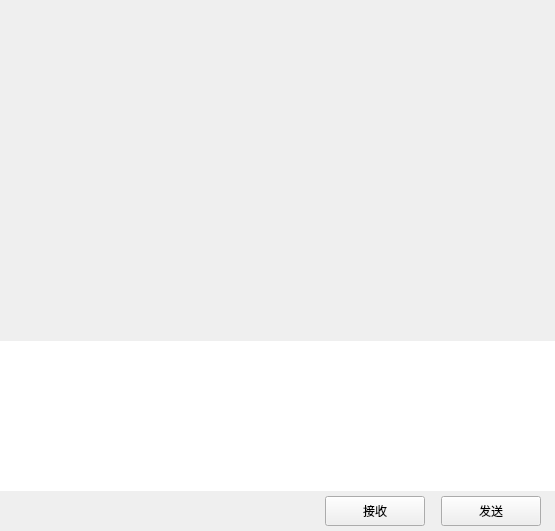
<?xml version="1.0" encoding="UTF-8"?>
<ui version="4.0">
 <class>ChatPage</class>
 <widget class="QWidget" name="ChatPage">
  <property name="geometry">
   <rect>
    <x>0</x>
    <y>0</y>
    <width>555</width>
    <height>531</height>
   </rect>
  </property>
  <property name="windowTitle">
   <string>Form</string>
  </property>
  <layout class="QVBoxLayout" name="verticalLayout">
   <property name="spacing">
    <number>0</number>
   </property>
   <property name="leftMargin">
    <number>0</number>
   </property>
   <property name="topMargin">
    <number>0</number>
   </property>
   <property name="rightMargin">
    <number>0</number>
   </property>
   <property name="bottomMargin">
    <number>0</number>
   </property>
   <item>
    <widget class="QWidget" name="chat_data_wid" native="true">
     <property name="sizePolicy">
      <sizepolicy hsizetype="Expanding" vsizetype="Expanding">
       <horstretch>0</horstretch>
       <verstretch>0</verstretch>
      </sizepolicy>
     </property>
     <layout class="QVBoxLayout" name="verticalLayout_2">
      <property name="spacing">
       <number>0</number>
      </property>
      <property name="leftMargin">
       <number>0</number>
      </property>
      <property name="topMargin">
       <number>0</number>
      </property>
      <property name="rightMargin">
       <number>0</number>
      </property>
      <property name="bottomMargin">
       <number>0</number>
      </property>
      <item>
       <widget class="QWidget" name="title_wid" native="true">
        <property name="minimumSize">
         <size>
          <width>0</width>
          <height>60</height>
         </size>
        </property>
        <property name="maximumSize">
         <size>
          <width>16777215</width>
          <height>60</height>
         </size>
        </property>
        <layout class="QVBoxLayout" name="verticalLayout_3">
         <property name="leftMargin">
          <number>11</number>
         </property>
         <property name="topMargin">
          <number>2</number>
         </property>
         <property name="rightMargin">
          <number>2</number>
         </property>
         <property name="bottomMargin">
          <number>2</number>
         </property>
         <item>
          <widget class="QWidget" name="widget" native="true">
           <layout class="QHBoxLayout" name="horizontalLayout_3">
            <property name="leftMargin">
             <number>2</number>
            </property>
            <property name="topMargin">
             <number>2</number>
            </property>
            <property name="rightMargin">
             <number>2</number>
            </property>
            <property name="bottomMargin">
             <number>2</number>
            </property>
            <item>
             <widget class="QLabel" name="title_lb">
              <property name="text">
               <string/>
              </property>
             </widget>
            </item>
           </layout>
          </widget>
         </item>
        </layout>
       </widget>
      </item>
      <item>
       <widget class="ChatView" name="chat_data_list" native="true"/>
      </item>
      <item>
       <widget class="QWidget" name="tool_wid" native="true">
        <property name="minimumSize">
         <size>
          <width>0</width>
          <height>40</height>
         </size>
        </property>
        <property name="maximumSize">
         <size>
          <width>16777215</width>
          <height>40</height>
         </size>
        </property>
        <layout class="QHBoxLayout" name="horizontalLayout_5">
         <property name="leftMargin">
          <number>2</number>
         </property>
         <property name="topMargin">
          <number>2</number>
         </property>
         <property name="rightMargin">
          <number>2</number>
         </property>
         <property name="bottomMargin">
          <number>2</number>
         </property>
         <item>
          <spacer name="horizontalSpacer_7">
           <property name="orientation">
            <enum>Qt::Orientation::Horizontal</enum>
           </property>
           <property name="sizeType">
            <enum>QSizePolicy::Policy::Fixed</enum>
           </property>
           <property name="sizeHint" stdset="0">
            <size>
             <width>5</width>
             <height>20</height>
            </size>
           </property>
          </spacer>
         </item>
         <item>
          <widget class="ClickedLabel" name="emo_lb">
           <property name="minimumSize">
            <size>
             <width>25</width>
             <height>25</height>
            </size>
           </property>
           <property name="maximumSize">
            <size>
             <width>25</width>
             <height>25</height>
            </size>
           </property>
           <property name="text">
            <string/>
           </property>
          </widget>
         </item>
         <item>
          <spacer name="horizontalSpacer_6">
           <property name="orientation">
            <enum>Qt::Orientation::Horizontal</enum>
           </property>
           <property name="sizeType">
            <enum>QSizePolicy::Policy::Fixed</enum>
           </property>
           <property name="sizeHint" stdset="0">
            <size>
             <width>5</width>
             <height>20</height>
            </size>
           </property>
          </spacer>
         </item>
         <item>
          <widget class="ClickedLabel" name="file_lb">
           <property name="minimumSize">
            <size>
             <width>30</width>
             <height>30</height>
            </size>
           </property>
           <property name="maximumSize">
            <size>
             <width>30</width>
             <height>30</height>
            </size>
           </property>
           <property name="text">
            <string/>
           </property>
          </widget>
         </item>
         <item>
          <spacer name="horizontalSpacer_5">
           <property name="orientation">
            <enum>Qt::Orientation::Horizontal</enum>
           </property>
           <property name="sizeHint" stdset="0">
            <size>
             <width>40</width>
             <height>20</height>
            </size>
           </property>
          </spacer>
         </item>
        </layout>
       </widget>
      </item>
      <item>
       <widget class="MessageTextEdit" name="chatEdit">
        <property name="minimumSize">
         <size>
          <width>0</width>
          <height>150</height>
         </size>
        </property>
        <property name="maximumSize">
         <size>
          <width>16777215</width>
          <height>150</height>
         </size>
        </property>
        <property name="frameShape">
         <enum>QFrame::Shape::NoFrame</enum>
        </property>
       </widget>
      </item>
      <item>
       <widget class="QWidget" name="send_wid" native="true">
        <property name="minimumSize">
         <size>
          <width>0</width>
          <height>40</height>
         </size>
        </property>
        <property name="maximumSize">
         <size>
          <width>16777215</width>
          <height>40</height>
         </size>
        </property>
        <layout class="QHBoxLayout" name="horizontalLayout_4">
         <property name="topMargin">
          <number>2</number>
         </property>
         <property name="bottomMargin">
          <number>2</number>
         </property>
         <item>
          <spacer name="horizontalSpacer_2">
           <property name="orientation">
            <enum>Qt::Orientation::Horizontal</enum>
           </property>
           <property name="sizeHint" stdset="0">
            <size>
             <width>36</width>
             <height>20</height>
            </size>
           </property>
          </spacer>
         </item>
         <item>
          <widget class="ClickedBtn" name="receive_btn">
           <property name="minimumSize">
            <size>
             <width>100</width>
             <height>30</height>
            </size>
           </property>
           <property name="maximumSize">
            <size>
             <width>100</width>
             <height>30</height>
            </size>
           </property>
           <property name="text">
            <string>接收</string>
           </property>
          </widget>
         </item>
         <item>
          <spacer name="horizontalSpacer_3">
           <property name="orientation">
            <enum>Qt::Orientation::Horizontal</enum>
           </property>
           <property name="sizeType">
            <enum>QSizePolicy::Policy::Fixed</enum>
           </property>
           <property name="sizeHint" stdset="0">
            <size>
             <width>10</width>
             <height>20</height>
            </size>
           </property>
          </spacer>
         </item>
         <item>
          <widget class="ClickedBtn" name="send_btn">
           <property name="minimumSize">
            <size>
             <width>100</width>
             <height>30</height>
            </size>
           </property>
           <property name="maximumSize">
            <size>
             <width>100</width>
             <height>30</height>
            </size>
           </property>
           <property name="text">
            <string>发送</string>
           </property>
          </widget>
         </item>
         <item>
          <spacer name="horizontalSpacer_4">
           <property name="orientation">
            <enum>Qt::Orientation::Horizontal</enum>
           </property>
           <property name="sizeType">
            <enum>QSizePolicy::Policy::Fixed</enum>
           </property>
           <property name="sizeHint" stdset="0">
            <size>
             <width>5</width>
             <height>20</height>
            </size>
           </property>
          </spacer>
         </item>
        </layout>
       </widget>
      </item>
     </layout>
    </widget>
   </item>
  </layout>
 </widget>
 <customwidgets>
  <customwidget>
   <class>ClickedBtn</class>
   <extends>QPushButton</extends>
   <header>clickedbtn.h</header>
  </customwidget>
  <customwidget>
   <class>ClickedLabel</class>
   <extends>QLabel</extends>
   <header>clickedlabel.h</header>
  </customwidget>
  <customwidget>
   <class>MessageTextEdit</class>
   <extends>QTextEdit</extends>
   <header>MessageTextEdit.h</header>
  </customwidget>
  <customwidget>
   <class>ChatView</class>
   <extends>QWidget</extends>
   <header>chatview.h</header>
   <container>1</container>
  </customwidget>
 </customwidgets>
 <resources/>
 <connections/>
</ui>
